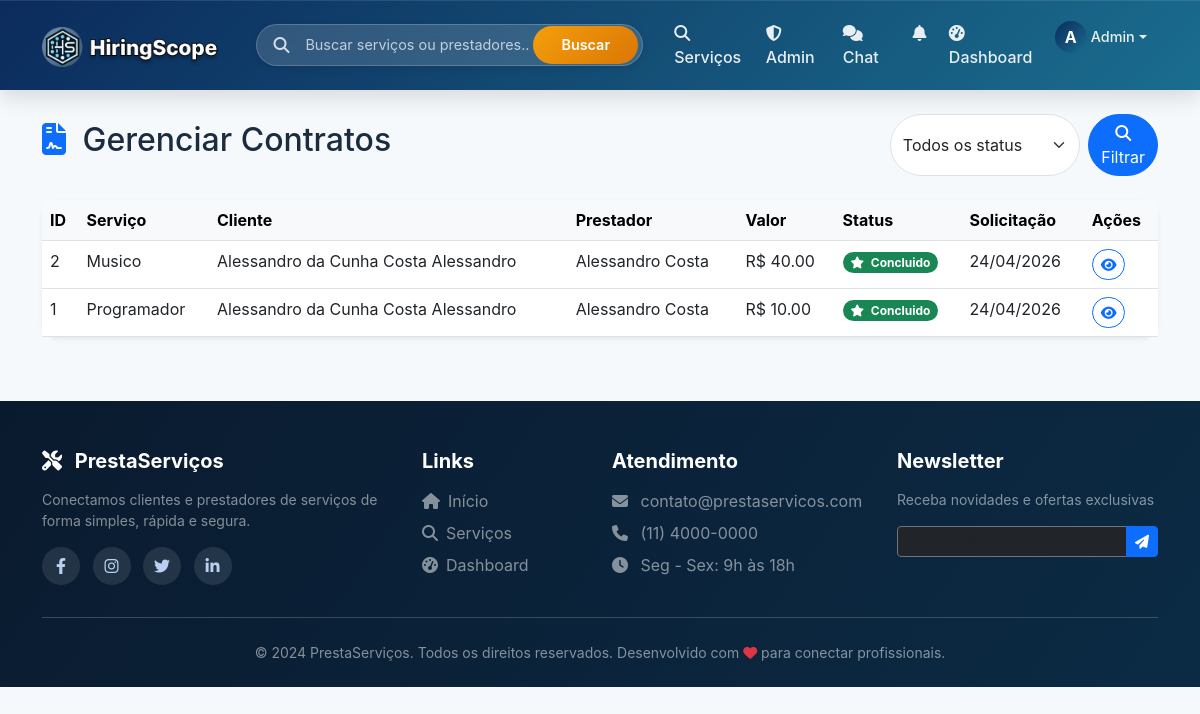
Page /admin/contratos (signed in) on the committed database.
### models.py (models this page shows, shortened)
class Usuario(UserMixin, db.Model):
    __tablename__ = 'usuarios'
    id = db.Column(db.Integer, primary_key=True)
    nome = db.Column(db.String(100), nullable=False)
    email = db.Column(db.String(100), unique=True, nullable=False)
    senha_hash = db.Column(db.String(200), nullable=False)
    telefone = db.Column(db.String(20))
    tipo = db.Column(db.String(20), nullable=False)  # cliente, prestador
    is_admin = db.Column(db.Boolean, default=False)  # NOVO CAMPO
    data_cadastro = db.Column(db.DateTime, default=datetime.utcnow)
    foto_perfil = db.Column(db.String(200), default='default.jpg')
    foto_url = db.Column(db.String(500), nullable=True)  # URL da foto do Google
    descricao = db.Column(db.Text)
    servicos_oferecidos = db.relationship('Servico', back_populates='prestador', lazy=True, overlaps='prestador_rel')
    avaliacoes_recebidas = db.relationship('Avaliacao', foreign_keys='Avaliacao.prestador_id', back_populates='prestador', lazy=True, overlaps='avaliado_rel')
    avaliacoes_feitas = db.relationship('Avaliacao', foreign_keys='Avaliacao.cliente_id', back_populates='cliente', lazy=True, overlaps='avaliador_rel')
    favoritos = db.relationship('Favorito', foreign_keys='Favorito.cliente_id', back_populates='cliente', lazy=True, overlaps='cliente_rel')
    contratos_como_cliente = db.relationship('Contrato', foreign_keys='Contrato.cliente_id', back_populates='cliente', lazy=True, overlaps='cliente_rel')
    contratos_como_prestador = db.relationship('Contrato', foreign_keys='Contrato.prestador_id', back_populates='prestador', lazy=True, overlaps='prestador_rel')

class Contrato(db.Model):
    __tablename__ = 'contratos'
    id = db.Column(db.Integer, primary_key=True)
    cliente_id = db.Column(db.Integer, db.ForeignKey('usuarios.id'), nullable=False)
    prestador_id = db.Column(db.Integer, db.ForeignKey('usuarios.id'), nullable=False)
    servico_id = db.Column(db.Integer, db.ForeignKey('servicos.id'), nullable=False)
    status = db.Column(db.String(20), default='pendente')  # pendente, aceito, em_andamento, concluido, cancelado
    data_solicitacao = db.Column(db.DateTime, default=datetime.utcnow)
    data_aceite = db.Column(db.DateTime, nullable=True)
    data_inicio = db.Column(db.DateTime, nullable=True)
    data_conclusao = db.Column(db.DateTime, nullable=True)
    mensagem_cliente = db.Column(db.Text, nullable=True)
    mensagem_prestador = db.Column(db.Text, nullable=True)
    preco_acordado = db.Column(db.Float, nullable=True)
    cliente = db.relationship('Usuario', foreign_keys=[cliente_id], back_populates='contratos_como_cliente')
    prestador = db.relationship('Usuario', foreign_keys=[prestador_id], back_populates='contratos_como_prestador')
    servico = db.relationship('Servico', foreign_keys=[servico_id], back_populates='contratos')
    avaliacao = db.relationship('Avaliacao', back_populates='contrato', uselist=False, cascade='all, delete-orphan')
    def get_status_icon(self):
        icons = {
            'pendente': 'fa-clock',
            'aceito': 'fa-check-circle',
            'em_andamento': 'fa-spinner',
            'concluido': 'fa-star',
            'cancelado': 'fa-times-circle'
        }
        return icons.get(self.status, 'fa-file-contract')
    def get_status_color(self):
        colors = {
            'pendente': 'warning',
            'aceito': 'info',
            'em_andamento': 'primary',
            'concluido': 'success',
            'cancelado': 'danger'
        }
        return colors.get(self.status, 'secondary')

class Servico(db.Model):
    __tablename__ = 'servicos'
    id = db.Column(db.Integer, primary_key=True)
    prestador_id = db.Column(db.Integer, db.ForeignKey('usuarios.id'), nullable=False)
    titulo = db.Column(db.String(200), nullable=False)
    descricao = db.Column(db.Text, nullable=False)
    categoria = db.Column(db.String(100))
    tipo_preco = db.Column(db.String(20), default='fixo')  # fixo, hora, dia, metro, consulta
    preco = db.Column(db.Float)
    destaque = db.Column(db.Boolean, default=False)
    destaque_pago = db.Column(db.Boolean, default=False)
    destaque_data_fim = db.Column(db.DateTime, nullable=True)
    data_postagem = db.Column(db.DateTime, default=datetime.utcnow)
    imagem_base64 = db.Column(db.Text, nullable=True)
    prestador = db.relationship('Usuario', foreign_keys=[prestador_id], back_populates='servicos_oferecidos')
    solicitacoes = db.relationship('Solicitacao', back_populates='servico', lazy=True, overlaps='servico_rel')
    avaliacoes = db.relationship('Avaliacao', back_populates='servico', lazy=True, overlaps='servico_rel')
    contratos = db.relationship('Contrato', back_populates='servico', lazy=True, overlaps='servico_rel')

### routes/admin_routes.py (the view)
@admin_bp.route('/contratos')
@admin_required
def contratos():
    status = request.args.get('status', '')
    query = Contrato.query
    if status:
        query = query.filter_by(status=status)
    contratos = query.order_by(Contrato.data_solicitacao.desc()).paginate(page=request.args.get('page', 1, type=int), per_page=20)
    status_list = ['pendente', 'aceito', 'em_andamento', 'concluido', 'cancelado']
    return render_template('admin/contratos.html', contratos=contratos, status=status, status_list=status_list)

### templates/admin/contratos.html (shortened to what this page needs)
{% extends "base.html" %}
{% block content %}
<div class="container mt-4">
    <div class="d-flex justify-content-between align-items-center mb-4 flex-wrap gap-3">
        <h2>
            <i class="fas fa-file-contract text-primary me-2"></i>
            Gerenciar Contratos
        </h2>
        <div>
            <form method="GET" class="d-flex gap-2">
                <select name="status" class="form-select rounded-pill">
                    <option value="">Todos os status</option>
                </select>
                <button type="submit" class="btn btn-primary rounded-pill">
                    <i class="fas fa-search"></i> Filtrar
                </button>
            </form>
        </div>
    </div>
    <div class="card shadow-sm border-0 rounded-4">
        <div class="card-body p-0">
            <div class="table-responsive">
                <table class="table table-hover mb-0">
                    <thead class="table-light">
                        <tr>
                            <th>ID</th>
                            <th>Serviço</th>
                            <th>Cliente</th>
                            <th>Prestador</th>
                            <th>Valor</th>
                            <th>Status</th>
                            <th>Solicitação</th>
                            <th>Ações</th>
                        </tr>
                    </thead>
                    <tbody>
                        {% for contrato in contratos.items %}
                        <tr>
                            <td>{{ contrato.id }}</td>
                            <td>{{ contrato.servico.titulo[:30] }}{% if contrato.servico.titulo|length > 30 %}...{% endif %}</td>
                            <td>{{ contrato.cliente.nome }}</td>
                            <td>{{ contrato.prestador.nome }}</td>
                            <td>R$ {{ "%.2f"|format(contrato.preco_acordado) if contrato.preco_acordado else 'Sob consulta' }}</td>
                            <td>
                                <span class="badge bg-{{ contrato.get_status_color() }} rounded-pill">
                                    <i class="fas {{ contrato.get_status_icon() }} me-1"></i>
                                    {{ contrato.status|replace('_', ' ')|title }}
                                </span>
                            </td>
                            <td>{{ contrato.data_solicitacao.strftime('%d/%m/%Y') }}</td>
                            <td>
                                <a href="{{ url_for('contrato.detalhe_contrato', contrato_id=contrato.id) }}" class="btn btn-sm btn-outline-primary rounded-pill" target="_blank">
                                    <i class="fas fa-eye"></i>
                                </a>
                            </td>
                        </tr>
                        {% endfor %}
                    </tbody>
                </table>
            </div>
        </div>
    </div>
</div>
{% endblock %}

### templates/base.html (shortened to what this page needs)
<!DOCTYPE html>
<html lang="pt-br">
<head>
    <link href="https://cdn.jsdelivr.net/npm/bootstrap@5.3.0/dist/css/bootstrap.min.css" rel="stylesheet">
    <link rel="stylesheet" href="https://cdnjs.cloudflare.com/ajax/libs/font-awesome/6.4.0/css/all.min.css">
    <link rel="stylesheet" href="{{ url_for('static', filename='style.css') }}">
</head>
<body>
    <nav class="navbar navbar-expand-lg navbar-dark sticky-top">
        <div class="container">
            <a class="navbar-brand" href="{{ url_for('main.index') }}">
                <img src="{{ url_for('static', filename='img/logo.png') }}"
                    alt="PrestaServiços"
                    class="navbar-logo"
                    style="height: 42px;"
                    onerror="this.onerror=null; this.parentNode.innerHTML='<i class=\'fas fa-tools me-2\'></i> PrestaServiços';">
            </a>
            <div class="search-bar-desktop d-none d-lg-block">
                <div class="search-bar-wrapper">
                    <div class="search-icon"><i class="fas fa-search"></i></div>
                    <input type="text" id="globalSearchInput" class="search-input" placeholder="Buscar serviços ou prestadores...">
                    <button id="globalSearchBtn" class="search-btn">Buscar</button>
                </div>
            </div>
            <div class="collapse navbar-collapse" id="navbarNav">
                <ul class="navbar-nav ms-auto">
                    <li class="nav-item">
                        <a class="nav-link" href="{{ url_for('servico.lista') }}">
                            <i class="fas fa-search me-1"></i> Serviços
                        </a>
                    </li>
                    {% if current_user.is_authenticated and current_user.is_admin %}
                    <li class="nav-item">
                        <a class="nav-link" href="{{ url_for('admin.dashboard') }}">
                            <i class="fas fa-shield-alt me-1"></i> Admin
                        </a>
                    </li>
                    {% endif %}
                    {% if current_user.is_authenticated %}
                        <li class="nav-item position-relative">
                            <a class="nav-link chat-link" href="{{ url_for('chat.index') }}">
                                <i class="fas fa-comments me-1"></i> Chat
                            </a>
                        </li>
                        <li class="nav-item dropdown">
                            <a class="nav-link" href="#" id="notificationDropdown" role="button" data-bs-toggle="dropdown" aria-expanded="false">
                                <i class="fas fa-bell"></i>
                            </a>
                        </li>
                        <li class="nav-item">
                                <a class="nav-link" href="{{ url_for('main.dashboard') }}">
                                    <i class="fas fa-tachometer-alt me-1"></i> Dashboard
                                </a>
                        </li>
                        <li class="nav-item dropdown">
                            <a class="nav-link dropdown-toggle d-flex align-items-center" href="#" id="userDropdown" role="button" data-bs-toggle="dropdown" aria-expanded="false">
                                {% if current_user.foto_url %}
                                    <img src="{{ current_user.foto_url }}" class="user-avatar-nav" alt="Avatar" onerror="this.style.display='none'; this.parentNode.querySelector('.user-avatar-nav-placeholder').style.display='inline-flex';">
                                    <div class="user-avatar-nav-placeholder" style="display: none;">{{ current_user.nome[0]|upper }}</div>
                                {% else %}
                                    <div class="user-avatar-nav-placeholder">{{ current_user.nome[0]|upper }}</div>
                                {% endif %}
                                <span class="user-name-nav ms-1">{{ current_user.nome.split()[0] }}</span>
                            </a>
                        </li>
                    {% endif %}
                </ul>
            </div>
        </div>
    </nav>
    <main>
        {% block content %}{% endblock %}
    </main>
    <footer class="footer pt-5 pb-4">
        <div class="container">
            <div class="row gy-4">
                <div class="col-md-4">
                    <h5 class="fw-bold mb-3">
                        <i class="fas fa-tools me-2"></i> PrestaServiços
                    </h5>
                    <p class="text-white-50 small">
                        Conectamos clientes e prestadores de serviços de forma simples, rápida e segura.
                    </p>
                    <div class="social-links mt-3">
                        <a href="#" class="me-2"><i class="fab fa-facebook-f"></i></a>
                        <a href="#" class="me-2"><i class="fab fa-instagram"></i></a>
                        <a href="#" class="me-2"><i class="fab fa-twitter"></i></a>
                        <a href="#" class="me-2"><i class="fab fa-linkedin-in"></i></a>
                    </div>
                </div>
                <div class="col-md-2">
                    <h5 class="fw-bold mb-3">Links</h5>
                    <ul class="list-unstyled">
                        <li class="mb-2"><a href="{{ url_for('main.index') }}" class="text-white-50 text-decoration-none"><i class="fas fa-home me-2"></i>Início</a></li>
                        <li class="mb-2"><a href="{{ url_for('servico.lista') }}" class="text-white-50 text-decoration-none"><i class="fas fa-search me-2"></i>Serviços</a></li>
                        {% if current_user.is_authenticated %}
                            <li class="mb-2"><a href="{{ url_for('main.dashboard') }}" class="text-white-50 text-decoration-none"><i class="fas fa-tachometer-alt me-2"></i>Dashboard</a></li>
                        {% endif %}
                    </ul>
                </div>
                <div class="col-md-3">
                    <h5 class="fw-bold mb-3">Atendimento</h5>
                    <ul class="list-unstyled">
                        <li class="mb-2 text-white-50"><i class="fas fa-envelope me-2"></i> contato@prestaservicos.com</li>
                        <li class="mb-2 text-white-50"><i class="fas fa-phone me-2"></i> (11) 4000-0000</li>
                        <li class="mb-2 text-white-50"><i class="fas fa-clock me-2"></i> Seg - Sex: 9h às 18h</li>
                    </ul>
                </div>
                <div class="col-md-3">
                    <h5 class="fw-bold mb-3">Newsletter</h5>
                    <p class="text-white-50 small">Receba novidades e ofertas exclusivas</p>
                    <div class="input-group">
                        <input type="email" class="form-control form-control-sm bg-dark text-white border-secondary" placeholder="Seu e-mail">
                        <button class="btn btn-primary btn-sm" type="button">
                            <i class="fas fa-paper-plane"></i>
                        </button>
                    </div>
                </div>
            </div>
            <hr class="my-4 border-secondary opacity-50">
            <div class="text-center">
                <p class="mb-0 text-white-50 small">
                    &copy; 2024 PrestaServiços. Todos os direitos reservados.
                    Desenvolvido com <i class="fas fa-heart text-danger"></i> para conectar profissionais.
                </p>
            </div>
        </div>
    </footer>
</body>
</html>

### rows in the picture
Usuario: nome "A", nome "Admin"
Contrato: id "2", servico "Musico", cliente.nome "Alessandro da Cunha Costa Alessandro", prestador.nome "Alessandro Costa", preco_acordado "40.00", status "Concluido", data_solicitacao "24/04/2026"
Contrato: id "1", servico "Programador", cliente.nome "Alessandro da Cunha Costa Alessandro", prestador.nome "Alessandro Costa", preco_acordado "10.00", status "Concluido", data_solicitacao "24/04/2026"
